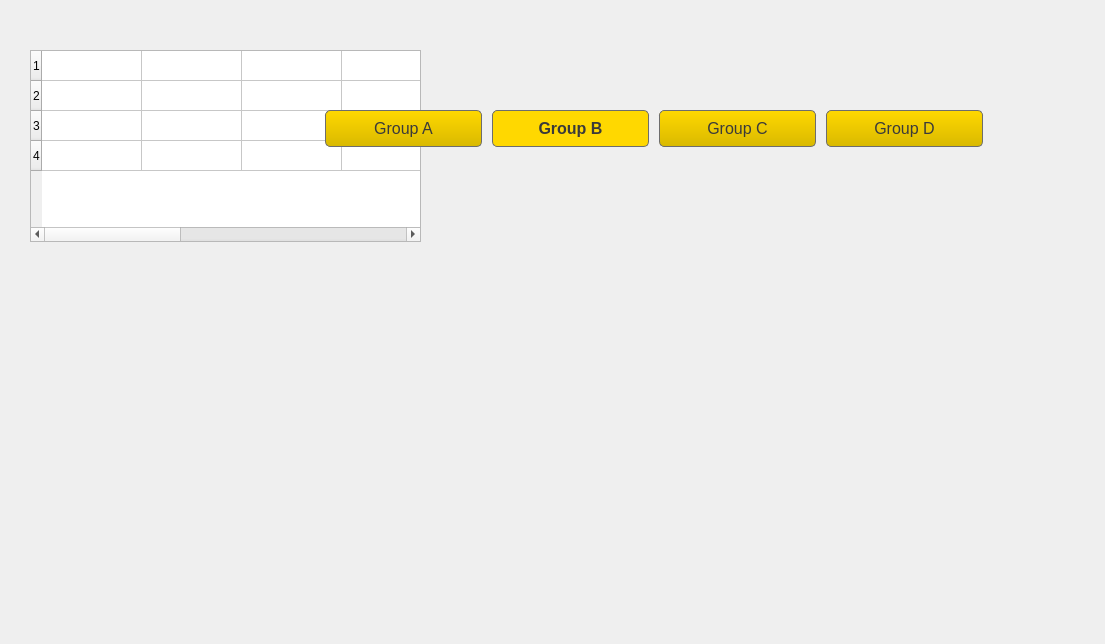
<?xml version="1.0" encoding="UTF-8"?>
<ui version="4.0">
 <class>Dialog</class>
 <widget class="QDialog" name="Dialog">
  <property name="geometry">
   <rect>
    <x>0</x>
    <y>0</y>
    <width>1105</width>
    <height>644</height>
   </rect>
  </property>
  <property name="windowTitle">
   <string>Dialog</string>
  </property>
  <widget class="QTableWidget" name="tableWidget">
   <property name="enabled">
    <bool>true</bool>
   </property>
   <property name="geometry">
    <rect>
     <x>30</x>
     <y>50</y>
     <width>391</width>
     <height>192</height>
    </rect>
   </property>
   <property name="styleSheet">
    <string notr="true">QTableWidget {
	background: none;
}</string>
   </property>
   <property name="editTriggers">
    <set>QAbstractItemView::NoEditTriggers</set>
   </property>
   <property name="selectionMode">
    <enum>QAbstractItemView::NoSelection</enum>
   </property>
   <property name="selectionBehavior">
    <enum>QAbstractItemView::SelectColumns</enum>
   </property>
   <property name="showGrid">
    <bool>true</bool>
   </property>
   <property name="gridStyle">
    <enum>Qt::SolidLine</enum>
   </property>
   <property name="wordWrap">
    <bool>true</bool>
   </property>
   <property name="cornerButtonEnabled">
    <bool>true</bool>
   </property>
   <attribute name="horizontalHeaderVisible">
    <bool>false</bool>
   </attribute>
   <attribute name="horizontalHeaderCascadingSectionResizes">
    <bool>false</bool>
   </attribute>
   <attribute name="horizontalHeaderShowSortIndicator" stdset="0">
    <bool>false</bool>
   </attribute>
   <attribute name="horizontalHeaderStretchLastSection">
    <bool>true</bool>
   </attribute>
   <row>
    <property name="text">
     <string>1</string>
    </property>
   </row>
   <row>
    <property name="text">
     <string>2</string>
    </property>
   </row>
   <row>
    <property name="text">
     <string>3</string>
    </property>
   </row>
   <row>
    <property name="text">
     <string>4</string>
    </property>
   </row>
   <column>
    <property name="text">
     <string>Team</string>
    </property>
   </column>
   <column>
    <property name="text">
     <string>G</string>
    </property>
   </column>
   <column>
    <property name="text">
     <string>W</string>
    </property>
   </column>
   <column>
    <property name="text">
     <string>D</string>
    </property>
   </column>
   <column>
    <property name="text">
     <string>L</string>
    </property>
   </column>
   <column>
    <property name="text">
     <string>GF</string>
    </property>
   </column>
   <column>
    <property name="text">
     <string>GA</string>
    </property>
   </column>
   <column>
    <property name="text">
     <string>GD</string>
    </property>
   </column>
  </widget>
  <widget class="QTabWidget" name="tabGroups">
   <property name="geometry">
    <rect>
     <x>320</x>
     <y>110</y>
     <width>701</width>
     <height>391</height>
    </rect>
   </property>
   <property name="styleSheet">
    <string notr="true">QTabWidget::tab-bar {
    alignment: center;
}

QTabBar::tab {
	border: 1px solid #6d6d6d transparent;
	background: qlineargradient(x1: 0, y1: 1, x2: 0, y2: 0,  stop: 0 #d9b900, stop: 1 #ffd800);
	border-radius: 5px;
	color: #3a3a3a;
	font-size: 16px;
	height: 35px;
	width: 155px;
	margin-left: 5px;
	margin-right: 5px;
}

QTabBar::tab:hover, QTabBar::tab:selected {
	background-color: #ffd800;
	font-weight: bold;
}

QTabWidget::pane  {
	background-color: none;
	color: rgb(255, 255, 255);
	border: 0px solid black;
}

QTabBar::tear {	
	image: url(:/settings_background.jpg);
}</string>
   </property>
   <property name="currentIndex">
    <number>1</number>
   </property>
   <widget class="QWidget" name="tabGroupA">
    <attribute name="title">
     <string>Group A</string>
    </attribute>
    <widget class="QTabWidget" name="tabGroups_2">
     <property name="geometry">
      <rect>
       <x>10</x>
       <y>10</y>
       <width>681</width>
       <height>341</height>
      </rect>
     </property>
     <property name="styleSheet">
      <string notr="true">QTabWidget::tab-bar {
    alignment: center;
}

QTabBar::tab {
	border: 1px solid #6d6d6d transparent;
	background: qlineargradient(x1: 0, y1: 1, x2: 0, y2: 0,  stop: 0 #d9b900, stop: 1 #ffd800);
	border-radius: 5px;
	color: #3a3a3a;
	font-size: 16px;
	height: 35px;
	width: 323px;
	margin-left: 5px;
	margin-right: 5px;
}

QTabBar::tab:hover, QTabBar::tab:selected {
	background-color: #ffd800;
	font-weight: bold;
}

QTabWidget::pane  {
	background: none;
	color: rgb(255, 255, 255);
	border: 0px solid black;
}
</string>
     </property>
     <property name="currentIndex">
      <number>1</number>
     </property>
     <widget class="QWidget" name="tabGroupA_2">
      <attribute name="title">
       <string>Table</string>
      </attribute>
      <widget class="QLabel" name="lblTable16_A_1">
       <property name="geometry">
        <rect>
         <x>70</x>
         <y>40</y>
         <width>260</width>
         <height>31</height>
        </rect>
       </property>
       <property name="styleSheet">
        <string notr="true">color: white;
font-size: 20px;</string>
       </property>
       <property name="text">
        <string>Team</string>
       </property>
      </widget>
      <widget class="QLabel" name="lblTable16_A_3">
       <property name="geometry">
        <rect>
         <x>85</x>
         <y>80</y>
         <width>250</width>
         <height>31</height>
        </rect>
       </property>
       <property name="styleSheet">
        <string notr="true">color: white;
font-size: 20px;</string>
       </property>
       <property name="text">
        <string>Label</string>
       </property>
      </widget>
      <widget class="QLabel" name="lblTable16_A_5">
       <property name="geometry">
        <rect>
         <x>85</x>
         <y>120</y>
         <width>250</width>
         <height>31</height>
        </rect>
       </property>
       <property name="styleSheet">
        <string notr="true">color: white;
font-size: 20px;</string>
       </property>
       <property name="text">
        <string>Label</string>
       </property>
      </widget>
      <widget class="QLabel" name="lblTable16_A_7">
       <property name="geometry">
        <rect>
         <x>85</x>
         <y>160</y>
         <width>250</width>
         <height>31</height>
        </rect>
       </property>
       <property name="styleSheet">
        <string notr="true">color: white;
font-size: 20px;</string>
       </property>
       <property name="text">
        <string>Label</string>
       </property>
      </widget>
      <widget class="QLabel" name="lblTable16_A_9">
       <property name="geometry">
        <rect>
         <x>85</x>
         <y>200</y>
         <width>250</width>
         <height>31</height>
        </rect>
       </property>
       <property name="styleSheet">
        <string notr="true">color: white;
font-size: 20px;</string>
       </property>
       <property name="text">
        <string>Label</string>
       </property>
      </widget>
      <widget class="QLabel" name="lblTable16_A_6">
       <property name="geometry">
        <rect>
         <x>350</x>
         <y>120</y>
         <width>300</width>
         <height>31</height>
        </rect>
       </property>
       <property name="styleSheet">
        <string notr="true">color: white;
font-size: 20px;</string>
       </property>
       <property name="text">
        <string>Label</string>
       </property>
      </widget>
      <widget class="QLabel" name="lblTable16_A_10">
       <property name="geometry">
        <rect>
         <x>350</x>
         <y>200</y>
         <width>300</width>
         <height>31</height>
        </rect>
       </property>
       <property name="styleSheet">
        <string notr="true">color: white;
font-size: 20px;</string>
       </property>
       <property name="text">
        <string>Label</string>
       </property>
      </widget>
      <widget class="QLabel" name="lblTable16_A_8">
       <property name="geometry">
        <rect>
         <x>350</x>
         <y>160</y>
         <width>300</width>
         <height>31</height>
        </rect>
       </property>
       <property name="styleSheet">
        <string notr="true">color: white;
font-size: 20px;</string>
       </property>
       <property name="text">
        <string>Label</string>
       </property>
      </widget>
      <widget class="QLabel" name="lblTable16_A_4">
       <property name="geometry">
        <rect>
         <x>350</x>
         <y>80</y>
         <width>300</width>
         <height>31</height>
        </rect>
       </property>
       <property name="styleSheet">
        <string notr="true">color: white;
font-size: 20px;</string>
       </property>
       <property name="text">
        <string>Label</string>
       </property>
      </widget>
      <widget class="QLabel" name="lblTable16_A_2">
       <property name="geometry">
        <rect>
         <x>350</x>
         <y>40</y>
         <width>300</width>
         <height>31</height>
        </rect>
       </property>
       <property name="styleSheet">
        <string notr="true">color: white;
font-size: 20px;</string>
       </property>
       <property name="text">
        <string>Label</string>
       </property>
      </widget>
      <widget class="QLabel" name="lblTable16_A_11">
       <property name="geometry">
        <rect>
         <x>30</x>
         <y>120</y>
         <width>20</width>
         <height>31</height>
        </rect>
       </property>
       <property name="styleSheet">
        <string notr="true">color: white;
font-size: 20px;</string>
       </property>
       <property name="text">
        <string>2</string>
       </property>
       <property name="alignment">
        <set>Qt::AlignCenter</set>
       </property>
      </widget>
      <widget class="QLabel" name="lblTable16_A_12">
       <property name="geometry">
        <rect>
         <x>30</x>
         <y>200</y>
         <width>20</width>
         <height>31</height>
        </rect>
       </property>
       <property name="styleSheet">
        <string notr="true">color: white;
font-size: 20px;</string>
       </property>
       <property name="text">
        <string>4</string>
       </property>
       <property name="alignment">
        <set>Qt::AlignCenter</set>
       </property>
      </widget>
      <widget class="QLabel" name="lblTable16_A_13">
       <property name="geometry">
        <rect>
         <x>30</x>
         <y>160</y>
         <width>20</width>
         <height>31</height>
        </rect>
       </property>
       <property name="styleSheet">
        <string notr="true">color: white;
font-size: 20px;</string>
       </property>
       <property name="text">
        <string>3</string>
       </property>
       <property name="alignment">
        <set>Qt::AlignCenter</set>
       </property>
      </widget>
      <widget class="QLabel" name="lblTable16_A_14">
       <property name="geometry">
        <rect>
         <x>30</x>
         <y>80</y>
         <width>20</width>
         <height>31</height>
        </rect>
       </property>
       <property name="styleSheet">
        <string notr="true">color: white;
font-size: 20px;</string>
       </property>
       <property name="text">
        <string>1</string>
       </property>
       <property name="alignment">
        <set>Qt::AlignCenter</set>
       </property>
      </widget>
      <widget class="QLabel" name="lblTable16_A_15">
       <property name="geometry">
        <rect>
         <x>30</x>
         <y>40</y>
         <width>20</width>
         <height>31</height>
        </rect>
       </property>
       <property name="styleSheet">
        <string notr="true">color: white;
font-size: 20px;</string>
       </property>
       <property name="text">
        <string>#</string>
       </property>
       <property name="alignment">
        <set>Qt::AlignCenter</set>
       </property>
      </widget>
     </widget>
     <widget class="QWidget" name="tab_2">
      <attribute name="title">
       <string>Matches</string>
      </attribute>
     </widget>
    </widget>
   </widget>
   <widget class="QWidget" name="tab">
    <attribute name="title">
     <string>Group B</string>
    </attribute>
   </widget>
   <widget class="QWidget" name="tab_3">
    <attribute name="title">
     <string>Group C</string>
    </attribute>
   </widget>
   <widget class="QWidget" name="tab_4">
    <attribute name="title">
     <string>Group D</string>
    </attribute>
   </widget>
  </widget>
 </widget>
 <resources/>
 <connections/>
</ui>
